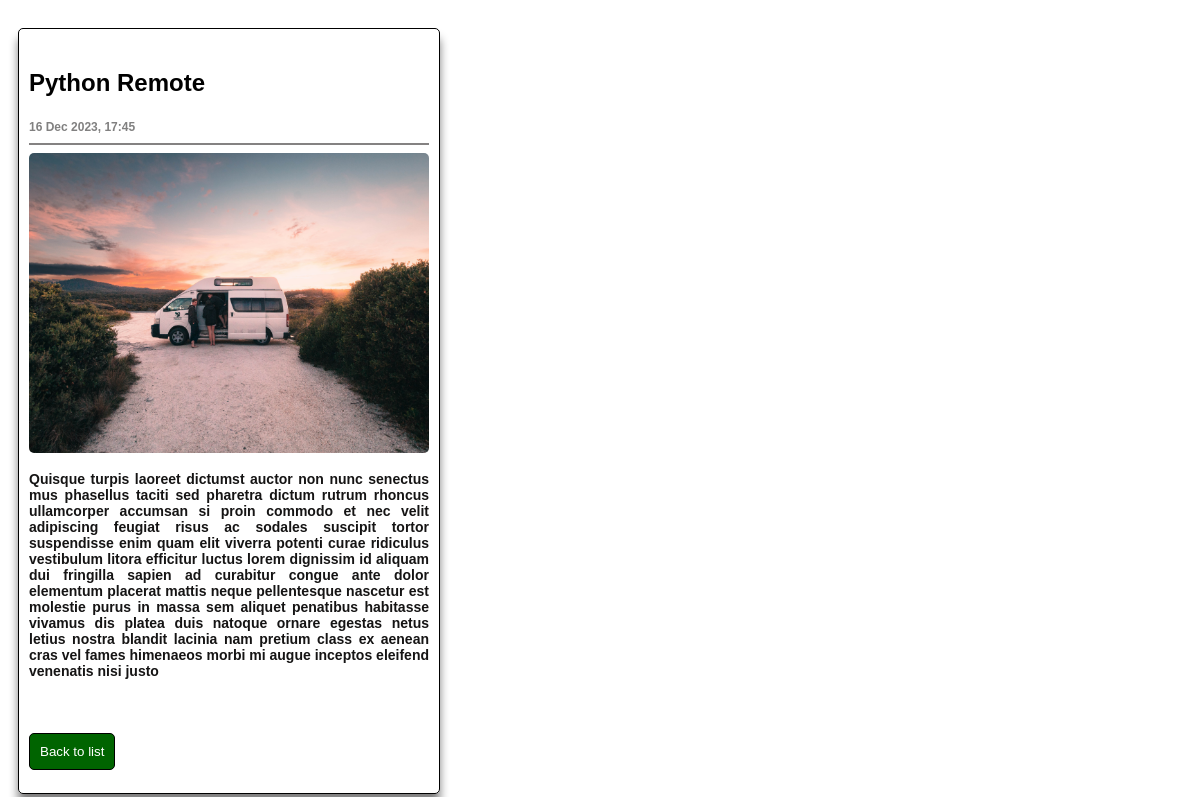
The app's page /blogs/5/ with its own data.
### blogs/models.py (models this page shows, shortened)
class Blog(models.Model):
    title = models.CharField(max_length=200)
    image = models.ImageField()
    pub_date = models.DateTimeField('date published')
    body = models.TextField()
    def pub_date_pretty(self):
        return self.pub_date.strftime("%d %b %Y, %H:%M")

### blogs/views.py (the view)
# urls.py: path('<int:blog_id>/', views.detail, name='detail')
def detail(request, blog_id):
    try:
        blog = get_object_or_404(Blog, pk=blog_id)
        template = 'blogs/detail.html'
        context = {
            'blog': blog,
        }
    except Blog.DoesNotExist:
        raise Http404("Blog does not exist")
    return render(request, template, context)

### blogs/templates/blogs/detail.html (shortened to what this page needs)
<!DOCTYPE html>
<html lang="en">
<head>
</head>
<body>
    <div class="container">
    {% if blog %}
        <article class="box">
            <h1>{{ blog.title }}</h1>
            <span>{{ blog.pub_date_pretty }}</span>
            <hr>
            <img src="{{ blog.image.url }}" alt="{{ blog.title }}">
            <div>
                <p>
                    {{ blog.body}}
                </p>
                <a href="{% url 'blogs:index' %}">
                    <button>Back to list</button>
                </a>
            </div>
        </article>
    {% else %}
        <p>No blog details.</p>
    {% endif %}
    </div>
</body>
</html>

### blogs/templates/blogs/detail.html (style rules this page uses)
.container { display: flex; flex-wrap: wrap; justify-content: start; align-items: center; width: 100%; }
h1 { font-size: 24px; font-weight: bold; font-family: Arial, Helvetica, sans-serif; }
hr { border: 1px solid rgb(132, 130, 130); padding: 0px 10px 0px 10px; }
.box { width: 400px; border: 1px solid black; margin: 20px 10px 20px 10px; padding: 20px 10px 20px 10px; border-radius: 5px; box-shadow: 0px 10px 10px 0px #818080; }
.box a { text-decoration: none; color:black; }
img { width: 100%; border-radius: 5px; height: 300px; object-fit: cover; }
p { font-size: 14px; font-weight: bold; font-family: Arial, Helvetica, sans-serif; color: #151414; }
span { font-size: 12px; font-weight: bold; font-family: Arial, Helvetica, sans-serif; color: #818080; }
article { text-align: justify; }
button { text-align: center; border: 1px solid black; padding: 10px; margin-top: 40px; margin-bottom: 3px; border-radius: 5px; text-decoration: none; color:white; background-color:darkgreen; }

### records on screen
Blog: title "Python Remote", pub_date_pretty "16 Dec 2023, 17:45", image (picture), body "Quisque turpis laoreet dictumst auctor non nunc senectus mus phasellus taciti sed pharetra dictum rutrum rhoncus ullamcorper accumsan si proin commodo et nec velit adipiscing feugiat risus ac sodales suscipit tortor suspendisse enim quam elit viverra potenti curae ridiculus vestibulum litora efficitur luctus lorem dignissim id aliquam dui fringilla sapien ad curabitur congue ante dolor elementum placerat mattis neque pellentesque nascetur est molestie purus in massa sem aliquet penatibus habitasse vivamus dis platea duis natoque ornare egestas netus letius nostra blandit lacinia nam pretium class ex aenean cras vel fames himenaeos morbi mi augue inceptos eleifend venenatis nisi justo"
